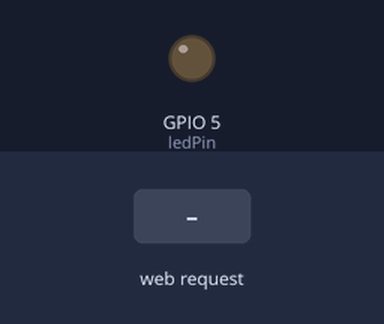
A sketch run on a simulated ESP8266 (NodeMCU). On the bench: output pins drawn as LEDs (lit = HIGH). The test bench sets the inputs (shaded band). WiFi joins after 1.5 s; servers stay silent unless stated; what the sketch prints to the serial monitor is not drawn.

Above: at 2.7 s.
2.8 s: HTTP request GET /control?state=on received
At 4.0 s:
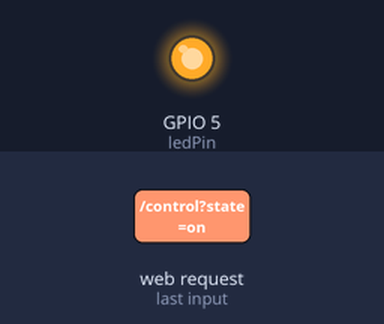
4.3 s: HTTP request GET /control?state=off received
At 5.2 s:
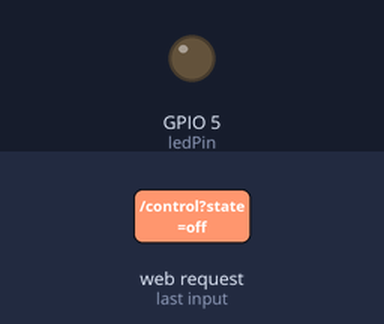
Timing chart, 0 to 7.3 s (numbered marks = the images above; inputs shaded):
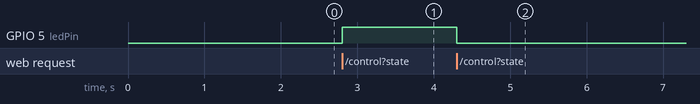

The sketch:

ESP8266-client-PI.ino
```cpp
#include <ESP8266WiFi.h>
#include <ESP8266WebServer.h>

const char* ssid = "hello";
const char* password = "helloworld";
const int ledPin = 5;

ESP8266WebServer server(80);

void setup() {
    Serial.begin(115200);
    WiFi.begin(ssid, password);

    while (WiFi.status() != WL_CONNECTED) {
        delay(500);
        Serial.print("... ");
    }
    Serial.println("\nConnected to Wi-Fi");
    Serial.print("ESP8266 IP Address: ");
    Serial.println(WiFi.localIP());

    pinMode(ledPin, OUTPUT);


    server.on("/control", []() {
        String command = server.arg("state");  // Get "state" query parameter

        if (command == "on") {
            digitalWrite(ledPin, HIGH);
            Serial.println("LED IS OFF");
            server.send(200, "text/plain", "LED is ON");
        } else if (command == "off") {
            digitalWrite(ledPin, LOW);
             Serial.println("LED IS OFF");
            server.send(200, "text/plain", "LED is OFF");
        } else {
            server.send(400, "text/plain", "Invalid command");
        }
    });

    server.begin();
    Serial.println("HTTP server started");
}

void loop() {
    server.handleClient();
}
```

Measured:
- after the input at 2.8 s, GPIO 5 (ledPin): LOW → HIGH at once
- after the input at 4.3 s, GPIO 5 (ledPin): HIGH → LOW at once
